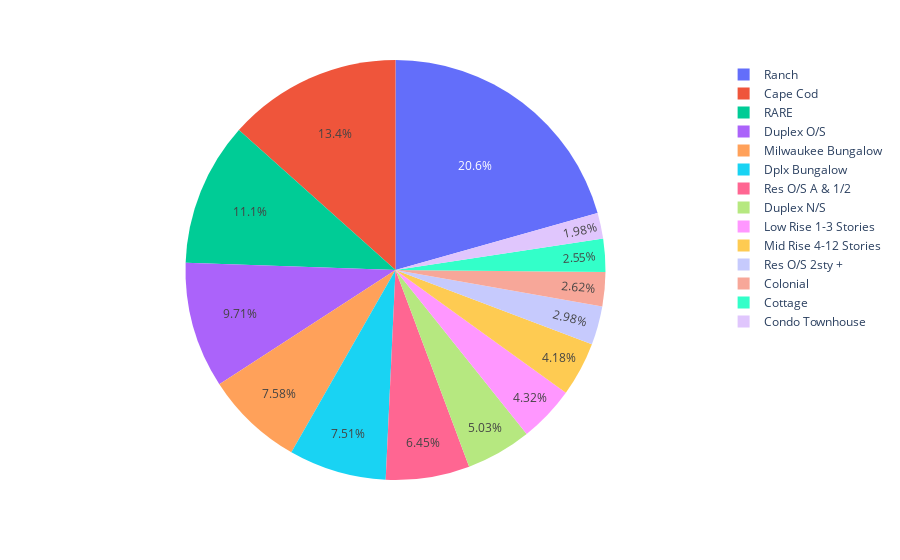

This figure's notebook cell:
### Code cell
px.pie(names=df_style.index, values=df_style["PropertyID"])

### Figure 1 — Plotly figure (JSON) as saved in the notebook; plotly's stock layout.template omitted (floating-point values rounded to 4 significant figures)
{"data": [{"domain": {"x": [0, 1], "y": [0, 1]}, "hovertemplate": "label=%{label}<br>value=%{value}<extra></extra>", "labels": ["Cape Cod", "Colonial", "Condo Townhouse", "Cottage", "Dplx Bungalow", "Duplex N/S", "Duplex O/S", "Low Rise 1-3 Stories", "Mid Rise 4-12 Stories", "Milwaukee Bungalow", "RARE", "Ranch", "Res O/S 2sty +", "Res O/S A & 1/2"], "legendgroup": "", "name": "", "showlegend": true, "type": "pie", "values": [189, 37, 28, 36, 106, 71, 137, 61, 59, 107, 156, 291, 42, 91]}], "layout": {"legend": {"tracegroupgap": 0}, "margin": {"t": 60}}}
